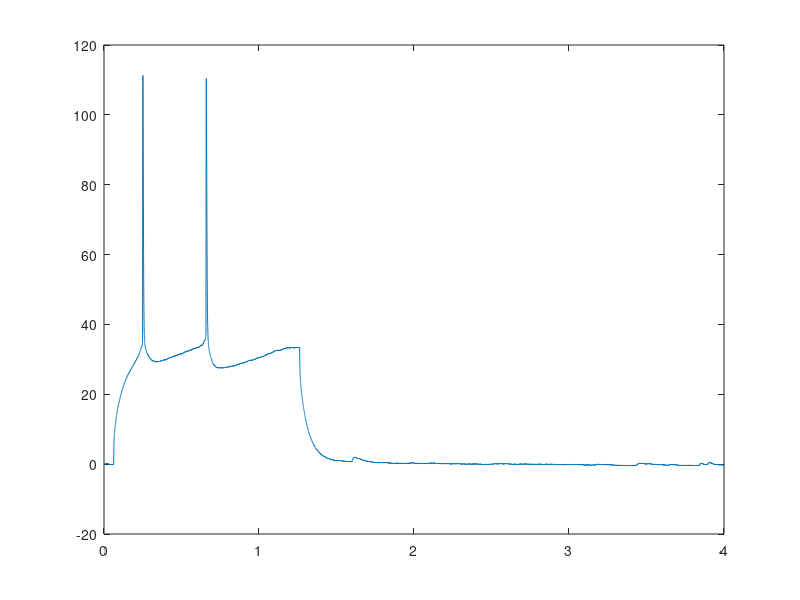

Source code (MATLAB): (Note: this script raises an error after producing the figure.)
Data_sw14 = xlsread('test_sw14.csv');
x = Data_sw14(:,1);
y = Data_sw14(:,2);
plot(x,y)
threshold = input("Enter the threshold value:");

Y = findpeaks(y);
for i = 1:length(Y)
    if Y(i) > threshold
        count = count + 1;
    end
end
disp(count);